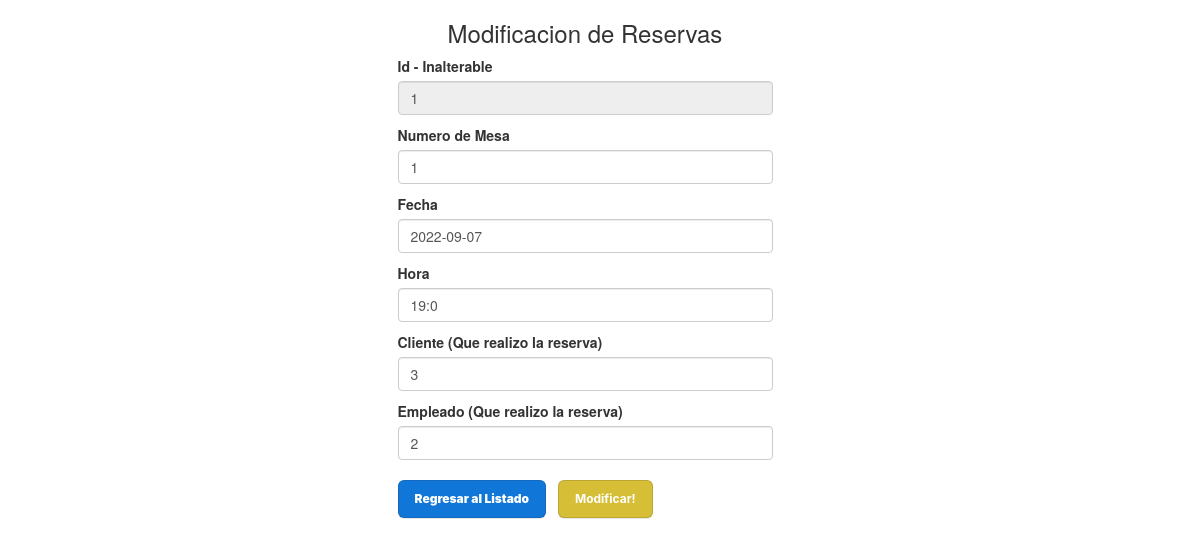
The app's page /ModificarReserva_pagina.php?id=1, older data.
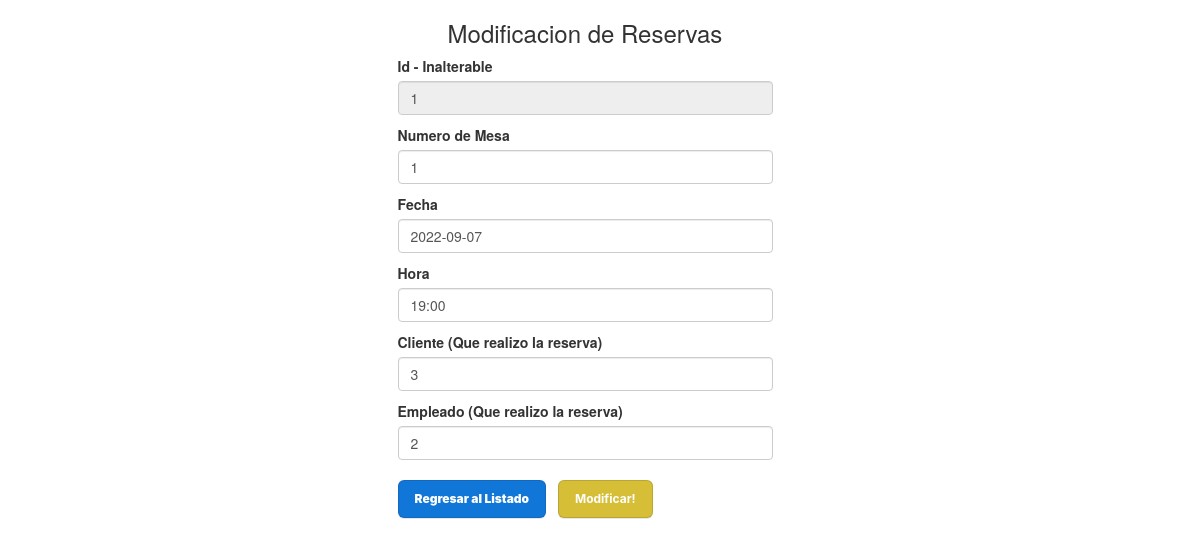
The same page, newer data.
### tables this page shows
CREATE TABLE `reserva` (
  `id_reserva` int(10) PRIMARY KEY NOT NULL AUTO_INCREMENT COMMENT 'ID de Mesa',
  `mesa` int(10) NULL COMMENT 'Numero de Mesa',
  `fecha` date NOT NULL COMMENT 'Fecha en la que se ocupo la Mesa',
  `hora` varchar(5) NOT NULL COMMENT 'Hora en que se ocupo la Mesa',
  `cliente` int(10) NULL COMMENT 'Cliente que ocupo la Mesa',
  `empleado` int(10) NULL COMMENT 'Empleado que atendio la Mesa',
  CONSTRAINT cliente FOREIGN KEY (cliente) REFERENCES usuario(id_usuario),
  CONSTRAINT empleado FOREIGN KEY (empleado) REFERENCES usuario(id_usuario),
  CONSTRAINT mesa FOREIGN KEY (mesa) REFERENCES mesa(id_mesa)
);

### modelo/conexion.php (called while the page is built)
<?php
class Conectar{
    public static function conexion (){
        try{
            $host ="localhost";
            $user ="root";
            $pass="";
            $bd="proyecto_grupo2";
            $con = mysqli_connect($host,$user,$pass);
            mysqli_select_db($con,$bd);
            return $con;
        }catch(Exception $e){
    die('Error'.$e->getMessage());
    echo "La linea de error " . $e->getLine();
        }
    }
    }
?>

### modelo/Reserva.php (called while the page is built, shortened)
<?php
class Reserva
{
    private $con;
    public function __construct()
    {
        require_once("conexion.php");
        $this->con = conectar::conexion();
    }
    public function get_data($id)
    {
        $sql = "SELECT * FROM reserva WHERE id_reserva = $id";
        $query = mysqli_query($this->con, $sql);
        return $query;
    }
}
?>

### vista/Modificar_Reserva_view.php (the view, shortened to what this page needs)
<!DOCTYPE html>
<html lang="es">
<head>
        <link href="https://cdn.jsdelivr.net/npm/bootstrap@5.2.0/dist/css/bootstrap.min.css" rel="stylesheet">
        <link href="https://maxcdn.bootstrapcdn.com/bootstrap/3.3.7/css/bootstrap.min.css" rel="stylesheet">
        <link href="https://maxcdn.bootstrapcdn.com/font-awesome/4.7.0/css/font-awesome.min.css" rel="stylesheet">
</head>
<body>
        <?php foreach ($reserva_modificar as $reserva) : ?>
                <form class="col-4" method="POST">
                        <h3 class="text-center">Modificacion de Reservas</h3>
                        <div class="mb-3">
                                <label class="form-label">Id - Inalterable</label>
                                <input type="number" class="form-control" name="id" value="<?php echo $reserva['id_reserva'] ?>" readonly>
                        </div>
                        <div class="mb-3">
                                <label class="form-label">Numero de Mesa</label>
                                <input type="number" class="form-control" name="num_mesa" value="<?php echo $reserva['mesa'] ?>">
                        </div>
                        <div class="mb-3">
                                <label class="form-label">Fecha</label>
                                <input type="text" class="form-control" name="fecha" value="<?php echo $reserva['fecha'] ?>">
                        </div>
                        <div class="mb-3">
                                <label class="form-label">Hora</label>
                                <input type="text" class="form-control" name="hora" value="<?php echo $reserva['hora'] ?>">
                        </div>
                        <div class="mb-3">
                                <label class="form-label">Cliente (Que realizo la reserva)</label>
                                <input type="text" class="form-control" name="cliente_id" value="<?php echo $reserva['cliente'] ?>">
                        </div>
                        <div class="mb-3">
                                <label class="form-label">Empleado (Que realizo la reserva)</label>
                                <input type="text" class="form-control" name="empleado_id" value="<?php echo $reserva['empleado'] ?>">
                        </div>
                        <a href="PAGINA_GestionReservas.php" class="button-2" style="color:white; text-decoration:none;">Regresar al Listado</a>
                        <button type="submit" class="button-3" name="modificacion" value="enviar">Modificar!</button>
                </form>
        <?php endforeach; ?>
</body>
</html>

Row changes from the older to the newer data that the page shows:
changed reserva id 1: hora "19:0" → "19:00"
